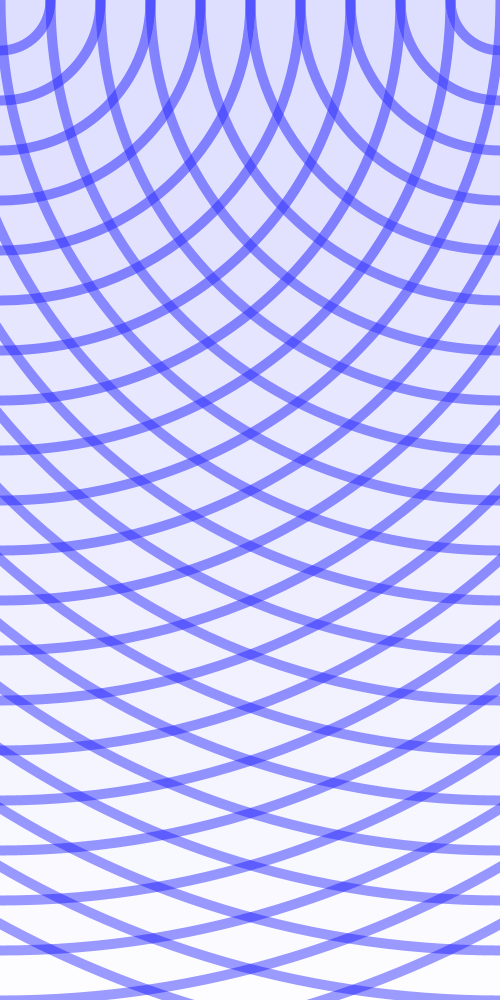
Frame 1 (no input)
Frame 60 (the mouse pressed at the canvas centre just before this capture): identical to frame 1, image omitted
Frame 120 (the mouse held since frame 60 and released just before this capture): identical to frame 1, image omitted

The Processing sketch that drew this single still picture (run headless with seeded random() and noise(); from frame 60 on, the mouse is pressed at the canvas centre):

// Processing sketch: processing_32492
// ── processing_32492.pde

//import processing.pdf.*;

int circleX = 0;
int circleY = 0;
int circlesize = 0;
  int circlesize2 = 0;
  int circleX2 = 500;
  int circleY2 = 0;



void setup(){
  size (500,1000);
  //beginRecord(PDF, "pattern.pdf");
  background(255);
  smooth();
  stroke(0,0,255, 99);
  strokeWeight(10);
fill(0,0,255);
 
}
void draw(){
  
  /*int x = 100;
  int y = 0;
  
  while (y<250){
    line (y * x,0,y*x, 1000);
    y = y + 1;   
  } */  
  

  fill(0,0,255,1);
  
  while(circlesize<2200){
ellipse(circleX, circleY , circlesize,circlesize);
circlesize = circlesize + 100;
  if (circleY>1000){
    circleY = 0;
    circleX = circleX + 500;
}
  }
  
    
  fill(0,0,255,1 );
  
  while(circlesize2<2200){
ellipse(circleX2, circleY2 , circlesize2,circlesize2);
circlesize2 = circlesize2 + 100;
  if (circleY2>500){
    circleY2 = 500;
    circleX2 = circleX2 + 500;
}
  }
  /*endRecord();
  exit();
*/}
